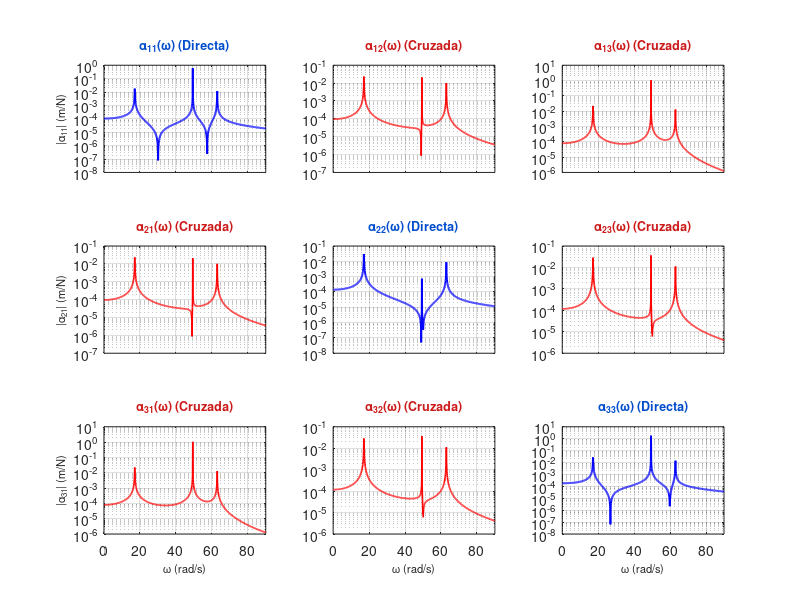

The MATLAB source for this figure: (Note: this script raises an error after producing the figure.)
% Programa para frecuencias naturales, formas modales
% y estimación de la receptancia para el SISTEMA 3 (3 GDL)
% Adaptado del código del Mtro. Sergio Rojas (30 de octubre)
% Alumno: Bernardo Oliva Aquino
clc, clear, close all

% 1. Definición del sistema vibratorio
k1 = 3000; k2 = 5000; k3 = 17000; k4 = 10000; k5 = 2000;
m1 = 10; m2 = 15; m3 = 5;

disp("Matriz de masa M:")
M = diag([m1, m2, m3])

disp("Matriz de rigidez K:")
K = [k1+k2+k3, -k3,       0; 
     -k3,       k3+k4,   -k4; 
      0,       -k4,       k4+k5]

% 2. Valores y vectores característicos
[vec, val] = eig(inv(M)*K);

% Ordenar frecuencias y modos
[val_diag, idx] = sort(diag(val));
vec = vec(:, idx);

% Normalización respecto al primer grado de libertad
vec_norm = zeros(3,3);
for i = 1:3
    vec_norm(:,i) = vec(:,i) / vec(1,i);
end
disp("Vectores característicos (Formas modales normalizadas al 1er GDL):")
disp(vec_norm)

disp("Frecuencias naturales (rad/s):")
fn = sqrt(val_diag)

disp("Frecuencias naturales (Hz):")
fn_hz = fn / (2*pi)

% 3. Estimación de Rigidez Dinámica y Receptancia
% Rango de frecuencia para abarcar las 3 frecuencias (17.14, 49.40 y 62.98 rad/s)
w = 0:0.1:90; 
Re = zeros(3, 3, length(w));

for j = 1:length(w)
    Re(:,:,j) = inv(-w(j)^2 * M + K);
end

% 4. Graficación de todas las receptancias posibles (Matriz 3x3 = 9 gráficas)
figure('Name', 'Receptancias Sistema 3 (3 GDL)', 'Color', 'w', 'Position', [100, 100, 950, 750]);
N = 3;
for i = 1:N
    for k = 1:N
        subplot(N, N, (i-1)*N + k);
        re_ik = squeeze(Re(i, k, :));
        if i == k
            semilogy(w, abs(re_ik), 'b', 'LineWidth', 1.4);
            title(sprintf('\\alpha_{%d%d}(\\omega) (Directa)', i, k), 'Color', [0 0.3 0.8], 'FontSize', 9, 'FontWeight', 'bold');
        else
            semilogy(w, abs(re_ik), 'r', 'LineWidth', 1.2);
            title(sprintf('\\alpha_{%d%d}(\\omega) (Cruzada)', i, k), 'Color', [0.8 0.1 0.1], 'FontSize', 9);
        end
        grid on;
        xlim([0 90]);
        if i == N
            xlabel('\omega (rad/s)', 'FontSize', 8);
        else
            set(gca, 'XTickLabel', []);
        end
        if k == 1
            ylabel(sprintf('|\\alpha_{%d%d}| (m/N)', i, k), 'FontSize', 8);
        end
    end
end
sgtitle('Sistema 3 (3 GDL) - Matriz Completa de Receptancias (9 Gráficas)', 'FontWeight', 'bold', 'FontSize', 13);
